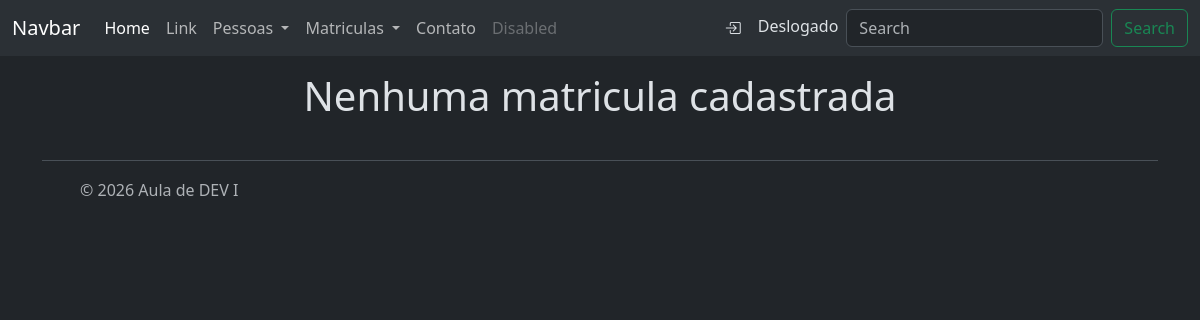
/relacionamentos/course/funcao/list, run on an earlier commit of the app's database.
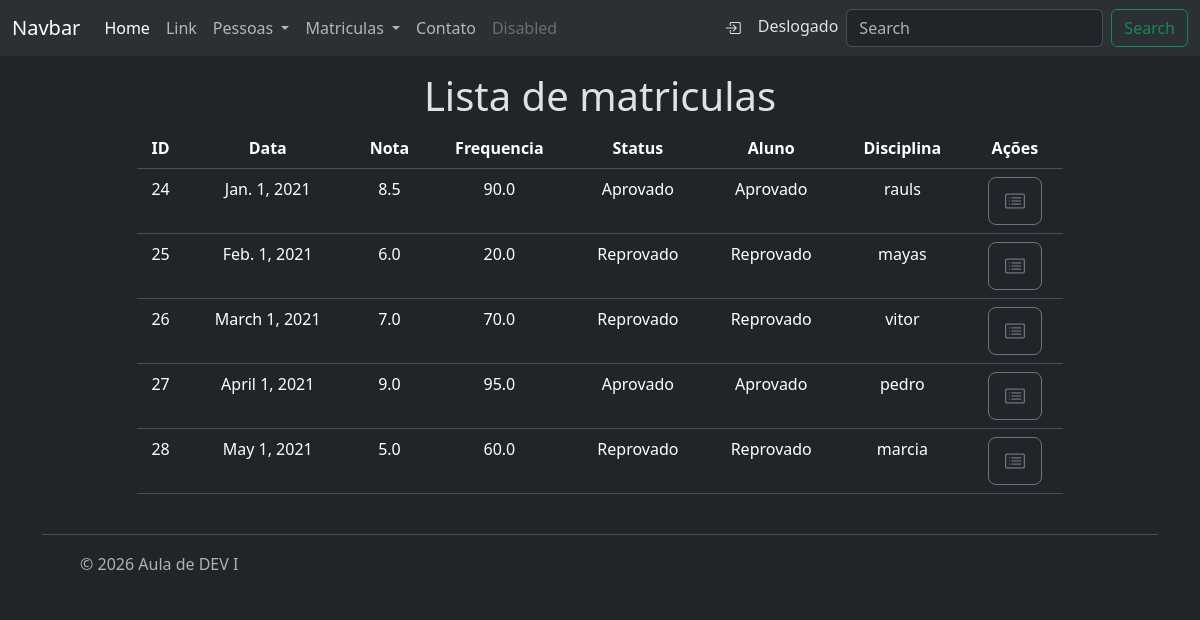
And on a later commit of the database.
### relacionamentos/models/matricula.py (models this page shows, shortened)
class Matricula(BaseModel):
    data_matricula = models.DateField(
        verbose_name='Data de Matrícula',
        help_text='Digite a data de matrícula do aluno',
    )
    nota = models.FloatField(
        validators=[MinValueValidator(0.0), MaxValueValidator(10.0)],
        verbose_name='Nota',
        help_text='Digite a nota do aluno na disciplina',
    )
    frequencia = models.FloatField(
        verbose_name='Frequência',
        help_text='Digite a frequência do aluno na disciplina',
    )
    status = models.CharField(
        max_length=20,
        help_text='Digite o status da matrícula do aluno na disciplina',
        default=Status.MATRICULADO,
        choices=Status
    )
    aluno = models.ForeignKey(Aluno, on_delete=models.CASCADE, help_text='Selecione o aluno para a matrícula')
    disciplina = models.ForeignKey(Disciplina, on_delete=models.PROTECT, help_text='Selecione a disciplina para a matrícula')

### relacionamentos/models/pessoa.py (models this page shows, shortened)
class Pessoa(BaseModel):
    nome = models.CharField(max_length=100
                            , verbose_name='Nome'
                            , help_text='Insira o nome da pessoa'
                            , validators=[MinLengthValidator(5)])
    data_nascimento = models.DateField(verbose_name='Data de Nascimento'
                                      , help_text='Insira a data de nascimento da pessoa')
    cpf = models.CharField(max_length=11, unique=True
                           , validators=[MinLengthValidator(11), validacao_cpf]
                           , help_text='Insira o CPF da pessoa'
                           , verbose_name='CPF')

### relacionamentos/views/course.py (the view)
# urls.py: path("course/funcao/list", course.list, name="funcao_course_list"),
def list(request):
    course = Matricula.objects.all()
    contexto = {
        "matriculas": course,
    }
    return render(request,'course/list.html',contexto)

### relacionamentos/templates/course/list.html
{% extends "base.html" %}
{% block title %}
    {% if matriculas %}
        Lista de matriculas
    {% else %}
        Nenhuma matricula cadastrada
    {% endif %}
{% endblock title %}
{% block content %}
    {% if matriculas %}
        <table class="table table-hover">
            <thead>
                <th>ID</th>
                <th>Data</th>
                <th>Nota</th>
                <th>Frequencia</th>
                <th>Status</th>
                <th>Aluno</th>
                <th>Disciplina</th>
                <th>Ações</th>
            </thead>
            <tbody>
                {% for matricula in matriculas %}
                    <tr>
                        <td>
                            {{matricula.id}}
                        </td>
                        <td>
                            {{matricula.data_matricula}}
                        </td>
                        <td>
                            {{matricula.nota}}
                        </td>
                        <td>
                            {{matricula.frequencia}}
                        </td>
                        <td>
                            {{matricula.status}}
                        </td>
                        <td>
                            {{matricula.status}}
                        </td>
                        <td>
                            {{matricula.aluno.nome}}
                        </td>
                        <td>
                            <a class="btn btn-outline-secondary btn-lg" role='button' title='Detalhar' href="{% url 'relacionamentos:funcao_course_read' matricula.id %}">
                                <i class="bi bi-card-list"></i>
                            </a>
                        </td>
                    </tr>
                {% endfor %}
            </tbody>
        </table>
    {% endif %}
{% endblock content %}

What changed in the data, as far as the page shows it:
added Matricula: id "24", data_matricula "Jan. 1, 2021", nota "8.5", frequencia "90.0", status "Aprovado", aluno.nome "rauls"
added Matricula: id "25", data_matricula "Feb. 1, 2021", nota "6.0", frequencia "20.0", status "Reprovado", aluno.nome "mayas"
added Matricula: id "26", data_matricula "March 1, 2021", nota "7.0", frequencia "70.0", status "Reprovado", aluno.nome "vitor"
added Matricula: id "27", data_matricula "April 1, 2021", nota "9.0", frequencia "95.0", status "Aprovado", aluno.nome "pedro"
added Matricula: id "28", data_matricula "May 1, 2021", nota "5.0", frequencia "60.0", status "Reprovado", aluno.nome "marcia"
Also different on the page:
text no longer shown: "Nenhuma matricula cadastrada"
text now shown: "Lista de matriculas ID Data Nota Frequencia Status Aluno Disciplina Ações"
